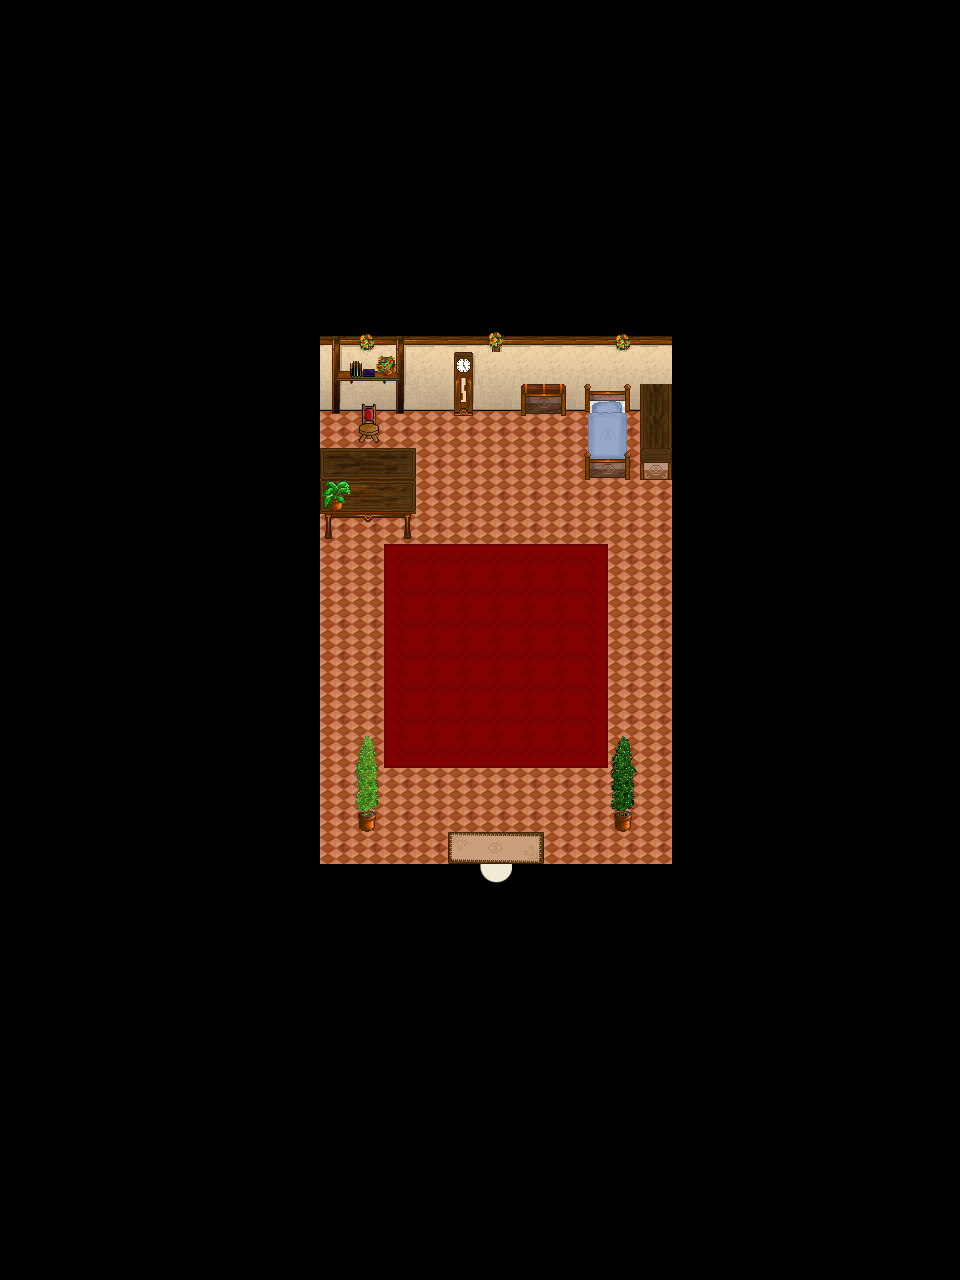

A level layout from a 2D game, rendered from its tile map. Below: a short description, then the map file with tile-grid data replaced by summaries:
An orthogonal 30x40 tile map with 32x32 px tiles, 4 tile layers (Ground, Ground, Fringe, Over), 1 hidden layer not drawn, 5 tilesets and 2 objects (WARP, SCRIPT).

<map version="1.0" orientation="orthogonal" width="30" height="40" tilewidth="32" tileheight="32">
 <properties>
  <property name="music" value="inside2.ogg" />
 </properties>
 <tileset firstgid="1" name="collision" tilewidth="32" tileheight="32">
  <image source="../graphics/tiles/collision1_32_32.png" />
 </tileset>
 <tileset firstgid="1025" name="inn1_32_32" tilewidth="32" tileheight="32">
  <image source="../graphics/tiles/indoor3_32_32.png" />
 </tileset>
 <tileset firstgid="2049" name="woodland_indoor" tilewidth="32" tileheight="32">
  <image source="../graphics/tiles/indoor2_32_32.png" />
 </tileset>
 <tileset firstgid="3073" name="inn_32_64" tilewidth="32" tileheight="64">
  <image source="../graphics/tiles/indoor2_32_64.png" />
 </tileset>
 <tileset firstgid="3585" name="inn_32_96" tilewidth="32" tileheight="96">
  <image source="../graphics/tiles/indoor2_32_96.png" />
 </tileset>
 <layer name="Ground" width="30" height="40">
  <data>[1200 cells, 11 non-empty, 1 distinct tile ids]</data>
 </layer>
 <layer name="Ground" width="30" height="40">
  <data>[1200 cells, 1200 non-empty, 35 distinct tile ids]</data>
 </layer>
 <layer name="Fringe" width="30" height="40">
  <data>[1200 cells, 15 non-empty, 15 distinct tile ids]</data>
 </layer>
 <layer name="Over" width="30" height="40">
  <data>[1200 cells, 0 non-empty, 0 distinct tile ids]</data>
 </layer>
 <layer name="Collision" width="30" height="40" visible="0">
  <data>[1200 cells, 1059 non-empty, 1 distinct tile ids]</data>
 </layer>
 <objectgroup name="Object" width="30" height="40">
  <object name="Level Down XCF" type="WARP" x="480" y="864" width="32" height="32">
   <properties>
    <property name="DEST_MAP" value="iw-selphie_timlet_tower2-o00-o00-o00" />
    <property name="DEST_X" value="480" />
    <property name="DEST_Y" value="352" />
   </properties>
  </object>
  <object name="External Map Events" type="SCRIPT" x="-4160" y="-320">
   <properties>
    <property name="FILENAME" value="scripts/maps/iw-selphie_timlet_tower2-o00-o00-p01.lua" />
   </properties>
  </object>
 </objectgroup>
</map>
